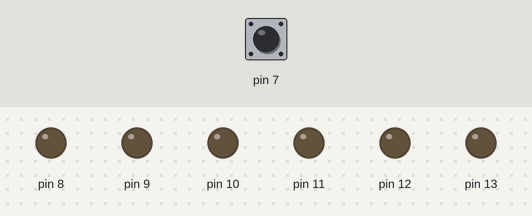
The sketch below on a simulated Arduino Uno, built with avr-gcc and run on an emulated ATmega328P. Parts: output pins drawn as LEDs (lit = HIGH). Dashed ring = blinking. Inputs (shaded band) come from the test bench; at power-on: pin 7 LOW.

Above: at 1.2 s.
1.3 s: pin 7 pulsed HIGH 5 times (0.12 s each, 0.3 s apart)
At 1.57 s:
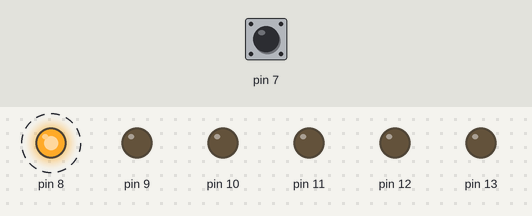
At 2.9 s:
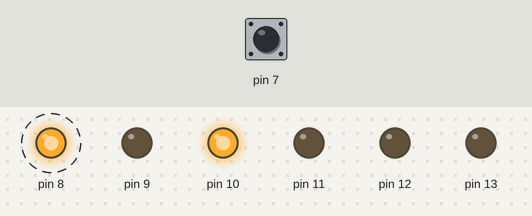
4.3 s: pin 7 pulsed HIGH 2 times (0.12 s each, 0.3 s apart)
At 5.7 s:
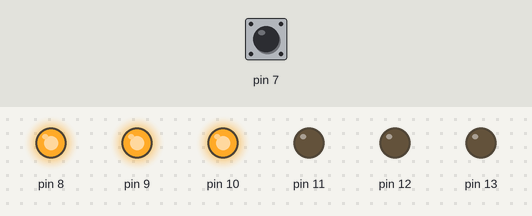
Timing chart, 0 to 7.3 s (numbered marks = the images above; inputs shaded):
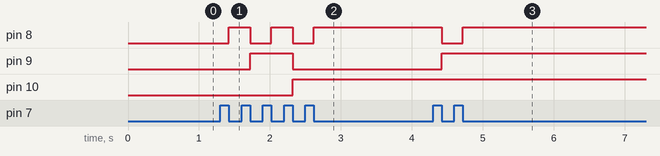

Measured:
- after the input at 1.3 s, pin 8: alternates HIGH for 0.30 s and LOW for 0.30 s, 5 changes in all, then stays HIGH, starting after 0.12 s; pin 9: LOW → HIGH after 0.42 s, → LOW 0.60 s later; pin 10: LOW → HIGH after 1.0 s
- after the input at 4.3 s, pin 8: HIGH → LOW after 0.12 s, → HIGH 0.30 s later; pin 9: LOW → HIGH after 0.12 s

The sketch:

UbidiaJonathan_ContadorBinario.ino
```cpp
/*
   UNIVERSIDAD TECNICA DEL NORTE
   SISTEMAS MICROPROCESADOS
   UBIDIA JONATHAN
   CONTADOR BINARIO DE 6 BITS CON PULSADOR
*/

int i;
int j;
int num = 0;

void setup() {
  pinMode(7, INPUT);
  for (i = 8; i <= 13; i++) {
    pinMode(i, OUTPUT);
  }
}

void loop() {
  if (digitalRead(7) == HIGH) {
    num++;
    if (num > 64) {
      num = 0;
    }
    while (digitalRead(7) == HIGH) {
    }
  }
  j = num;
  for (i = 8; i <= 13; i++) {
    digitalWrite(i, j % 2);
    j = j / 2;
  }
}
```
